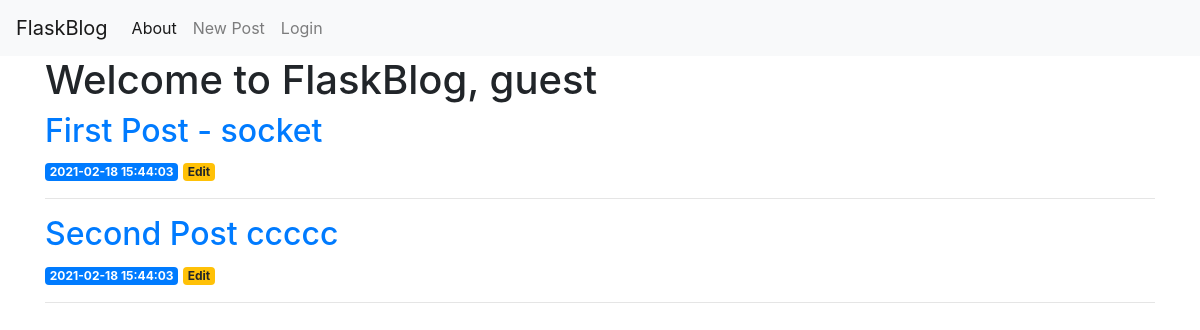
The page /index on the database as committed earlier.
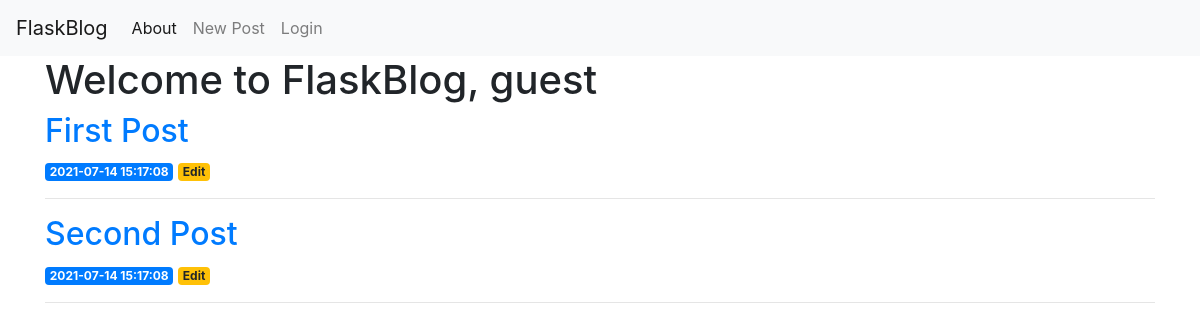
The same page on the database as committed later.
### tables this page shows
CREATE TABLE posts (
    id INTEGER PRIMARY KEY AUTOINCREMENT,
    created TIMESTAMP NOT NULL DEFAULT CURRENT_TIMESTAMP,
    title TEXT NOT NULL,
    content TEXT NOT NULL
);

### app_app_app/routes.py (the view)
@app.route('/')
@app.route('/index')
def index():
    conn = get_db_connection()
    posts = conn.execute('SELECT * FROM posts').fetchall()
    conn.close()
    return render_template('index.html', posts=posts)

### app_app_app/routes.py (called while the page is built)
def get_db_connection():
    conn = sqlite3.connect('database.db')
    conn.row_factory = sqlite3.Row
    return conn

@app.before_request
def before_request():
    if current_user.is_authenticated:
        current_user.last_seen = datetime.utcnow()
        db.session.commit()

### app_app_app/templates/index.html
{% extends 'base.html' %}
{% block content %}
    <h1>{% block title %} Welcome to FlaskBlog,
    {% if current_user.username %}
	{{ current_user.username }}
	{% else %}
	guest
	{% endif %}{% endblock %}</h1>
    {% for post in posts %}
        <a href="{{ url_for('post', post_id=post['id']) }}">
            <h2>{{ post.title }}</h2>
        </a>
        <span class="badge badge-primary">{{ post.created }}</span>
        <a href="{{ url_for('edit', id=post['id']) }}">
    	    <span class="badge badge-warning">Edit</span>
        </a>
        <hr>
    {% endfor %}
{% endblock %}

### app_app_app/templates/base.html (shortened to what this page needs)
<!doctype html>
<html lang="en">
  <head>
    <link rel="stylesheet" href="https://stackpath.bootstrapcdn.com/bootstrap/4.3.1/css/bootstrap.min.css">
  </head>
  <body>
    <nav class="navbar navbar-expand-md navbar-light bg-light">
        <a class="navbar-brand" href="{{ url_for('index')}}">FlaskBlog</a>
        <div class="collapse navbar-collapse" id="navbarNav">
            <ul class="navbar-nav">
            <li class="nav-item active">
                <a class="nav-link" href="#">About</a>
            </li>
            <li class="nav-item">
                <a class="nav-link" href="{{url_for('create')}}">New Post</a>
            </li>
            {% if current_user.is_anonymous %}
            <li class="nav-item">
                <a class="nav-link" href="{{url_for('login')}}">Login</a>
            </li>
            {% endif %}
            </ul>
        </div>
    </nav>
    <div class="container">
        {% block content %} {% endblock %}
    </div>
  </body>
</html>

Rows that differ between the two databases and show on the page:
changed posts: title "First Post - socket" → "First Post"; created "2021-02-18 15:44:03" → "2021-07-14 15:17:08"
changed posts: title "Second Post ccccc" → "Second Post"; created "2021-02-18 15:44:03" → "2021-07-14 15:17:08"
